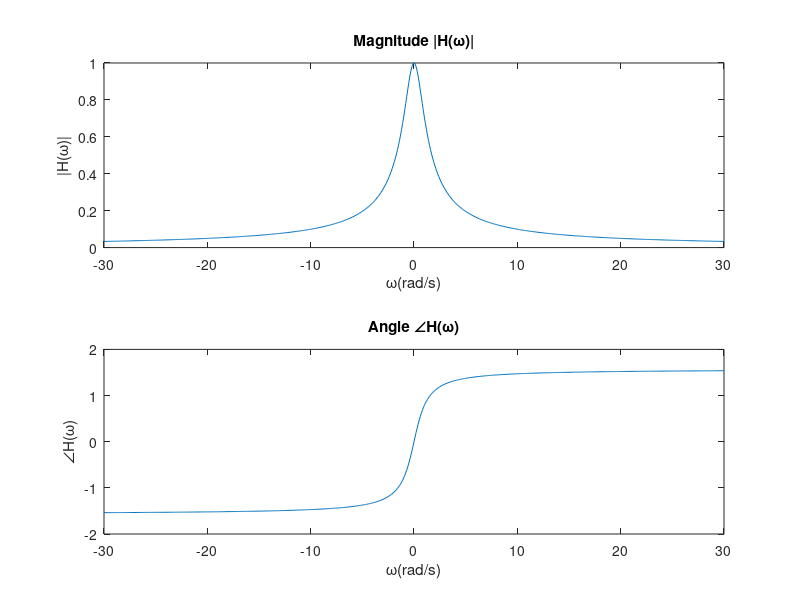
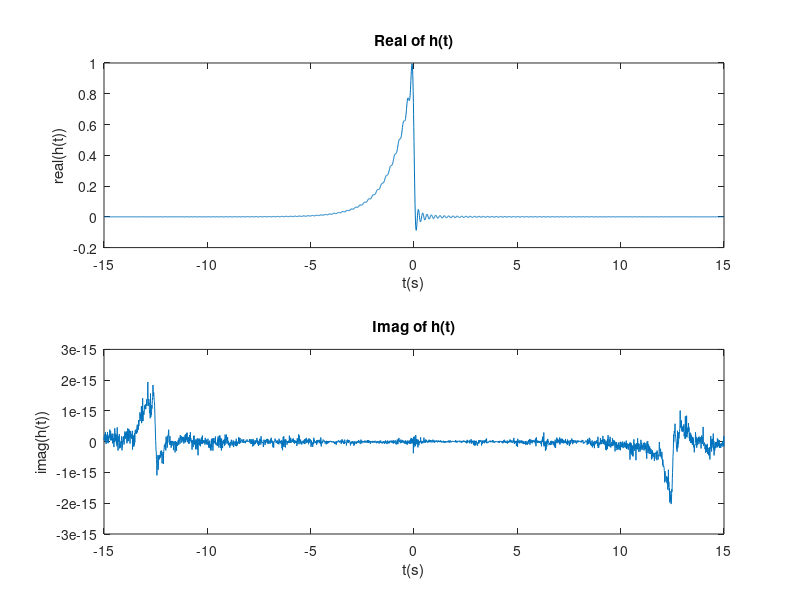
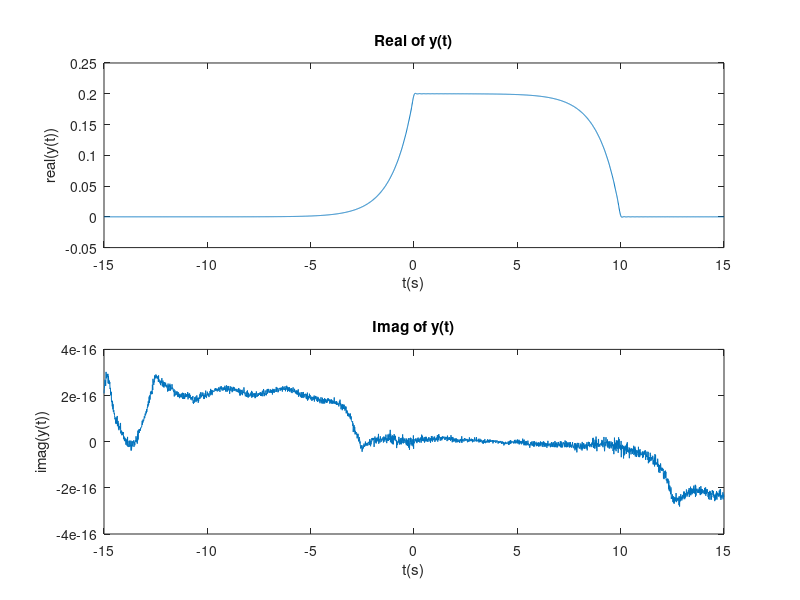

Source code (MATLAB) for these figures, in order:
close all
clear all
clc

%part a
w = -30:0.1:30; %given omega
H = @(w) (1+j.*w)./(1+w.^2); % defining H(w) 

figure();

% plotting Magnitude of H(w)
subplot(211)
plot(w, abs(H(w)))
title('Magnitude |H(\omega)|')
xlabel('\omega(rad/s)')
ylabel('|H(\omega)|')

% plotting Angle of H(w)
subplot(212)
plot(w, angle(H(w)))
title('Angle \angleH(\omega)')
xlabel('\omega(rad/s)')
ylabel('\angleH(\omega)')


%part b
t = -15:0.01:15; % given t

% finding h(t) using the trapz() function
for ii=1:length(t)
    h(ii) = trapz(w, H(w).*exp(j*w*t(ii)))/2/pi;
end

figure();

% plotting real part of h(t)
subplot(211)
plot(t, real(h))
title('Real of h(t)')
xlabel('t(s)')
ylabel('real(h(t))')

% plotting imaginary part of h(t)
subplot(212)
plot(t, imag(h))
title('Imag of h(t)')
xlabel('t(s)')
ylabel('imag(h(t))')

%part c
X = @(w)2*sinc(5*w/pi).*exp(-5*j*w); % defining X(w) to find Y(w)
Y = H(w).*X(w); % defining Y(w)

% finding y(t) using the trapz() function
for ii=1:length(t)
    y(ii) = trapz(w, Y.*exp(j*w*t(ii)))/2/pi;
end

figure();

% plotting real part of y(t)
subplot(211)
plot(t, real(y))
title('Real of y(t)')
xlabel('t(s)')
ylabel('real(y(t))')

% plotting imaginary part of y(t)
subplot(212)
plot(t, imag(y))
title('Imag of y(t)')
xlabel('t(s)')
ylabel('imag(y(t))')
